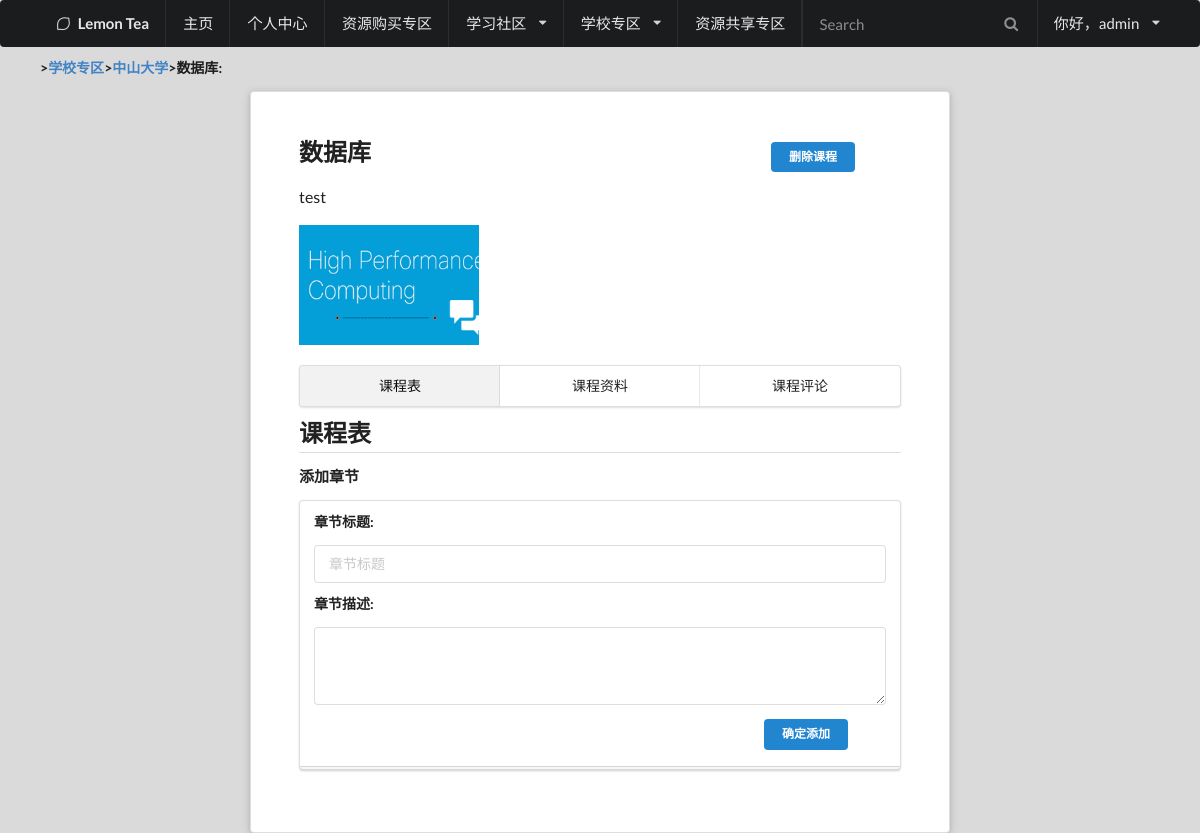
Page /college/1/course/2/ (signed in) on the committed database.
### LemonApp/models.py (models this page shows, shortened)
class Account(AbstractUser):
    face = models.ImageField("头像", upload_to="UserPhoto/", null=True, default="UserPhoto/default.png")
    permission = models.IntegerField("权限类型", default=0) #数值越大权限越高
    college_id = models.IntegerField("所属大学", default=-1)
    card_number = models.CharField("学号或教工号", max_length=50, default="-1")
    class Meta:
        db_table = "Account"

class College(models.Model):
    name = models.CharField("大学名字", max_length=100)
    english_name = models.CharField("英文名字", max_length=100)
    image = models.ImageField("大学图片", upload_to="CollegePhoto/", null=True, default="CollegePhoto/default.png")
    description = models.TextField("大学介绍")
    class Meta:
        db_table = "College"

class Course(models.Model):
    college_id = models.ForeignKey(College, on_delete=models.CASCADE)
    creator_id = models.ForeignKey(Account, on_delete=models.CASCADE)
    course_order = models.IntegerField("课程编号", null=True)
    course_identifier = models.CharField("课程号", max_length=50)
    title = models.CharField("课程名称", max_length=50)
    image = models.ImageField("课程图片", upload_to="CoursePhoto/", null=True, default="CoursePhoto/default.png")
    description = models.TextField("课程介绍")
    teacher = models.CharField("授课老师", max_length=50)
    class Meta:
        unique_together = ("id", "college_id", "creator_id")
        db_table = "Course"

### LemonApp/views.py (the view)
# urls.py: url(r'^college/[0-9]+/course/[0-9]+/$', views.course, name="course"),
def course(request):
	college_list = College.objects.all()
	error_type = tips(request)
	if error_type > 0:
		return render(request,'tips.html', locals())
	path = request.path
	URL_list = path.split('/')
	college_id = int(URL_list[2])
	college = College.objects.filter(id=college_id)[0]
	course_id = int(URL_list[4])
	course = Course.objects.filter(id=course_id)[0]
	chapter_list = ChapterList.objects.filter(course_id=course).order_by("chapter_order")
	ppt_list = []
	for chapter in chapter_list:
		temp_list = PPTList.objects.filter(chapter_id=chapter).order_by("ppt_order")
		ppt_list.extend(temp_list)
	comment_list = CourseComment.objects.filter(course_id=course).order_by("comment_order")
	return render(request,'course.html', locals())

### LemonApp/templates/course.html (shortened to what this page needs)
{% load static %}
{% load humanize %}
<!DOCTYPE html>
<html>
<head>
    <link rel="stylesheet" type="text/css" href="{% static 'semantic.css' %}">
</head>
<body>
    {% include "HeaderMenu.html"%}
  <div class = "ui main container" style= "width:80rem">
    <h5 class = "ui header">><a href="/colleges/">学校专区</a>><a href="/college/{{ college.id }}/">{{ college.name }}</a>>{{ course.title }}:</h5>
      <div class="ui raised very padded text container segment" style= "width:75rem">
        {% if request.user.permission >= 10 %}
          <h2 class="ui header">{{ course.title }}<a class="tiny ui primary button" href="delete_course/" style="margin-left:400px">删除课程</a></h2>
        {% elif course.creator_id.id == request.user.id %}
          <h2 class="ui header">{{ course.title }}<a class="tiny ui primary button" href="delete_course/" style="margin-left:400px">删除课程</a></h2>
        {% endif %}
        <p>
          {{ course.description }}
        </p>
          <img src= "/LemonApp/media/{{ course.image }}" style="height:120px;width:180px;object-fit:cover;"></a>
      <div class="ui three item stackable tabs menu">
        <a class="active item" data-tab="introduction">课程表</a>
        <a class="item" data-tab="material">课程资料</a>
        <a class="item" data-tab="disscus">课程评论</a>
      </div>
      <div class="ui active tab" data-tab="introduction">
        <div class="ui main container">
          <h2 class="ui dividing header">课程表</h2>
          <div class="introduction">
            {% if request.user.permission >= 10 %}
              <h4>添加章节</h4>
              <form action="add_chapter/" method="post" class="ui large form">
                <div class="ui stacked segment">
                  <div class="field">
                      <h5 class="ui header">章节标题:</h5>
                      <input type="text" name="title" placeholder="章节标题" maxlength="20" required id="title" />
                  </div>
                  <div class="field">
                      <h5 class="ui header">章节描述:</h5>
                      <textarea name="description" cols="40" rows="3" placeholder="章节描述" maxlength="200" required id="description">
  </textarea>
                  </div>
                  <button class="tiny ui primary submit button" style="margin-left:450px">确定添加</button>
                </div>
              </form>
            {% endif %}
          </div>
        </div>
      </div>
</body>
</html>

### LemonApp/templates/HeaderMenu.html (shortened to what this page needs)
    <div class="ui inverted large head main menu ">
        <div class="ui  container">
            <div class="header item"><i class= "lemon icon"></i>Lemon Tea</div>
            <a href="/" class="item">主页</a>
            <a class="item" href="/identity/">个人中心</a>
            <a class="item" href="/shop/">资源购买专区</a>
            <div class="ui dropdown item" tabindex="0">
                学习社区<i class="dropdown icon"></i>
            </div>
            <div class="ui dropdown item" tabindex="0"><a href="/colleges/">
                学校专区</a><i class="dropdown icon"></i>
            </div>
            <a class="item" href="/share/">资源共享专区</a>
            <div class="right menu">
                <div class="item">
                    <div class="ui transparent inverted icon input">
                        <i class="search icon"></i>
                        <input type="text" placeholder="Search">
                    </div>
                </div>
                {% if request.user.id %}
                   <div class="ui dropdown item" tabindex="0">
                        你好，{{ request.user.username }}<i class="dropdown icon"></i>
                    </div>
                {% else %}
                    <a class="item" href="login">登录</a>
                    <a class="item" href="signup">注册</a>
                {% endif %}
            </div>
        </div>
    </div>

### LemonApp/templates/course.html (style rules this page uses)
body { background-color: #DADADA; }

### rows in the picture
Account: user.username "admin"
College: name "中山大学"
Course: title "数据库", description "test", image (placeholder picture)
